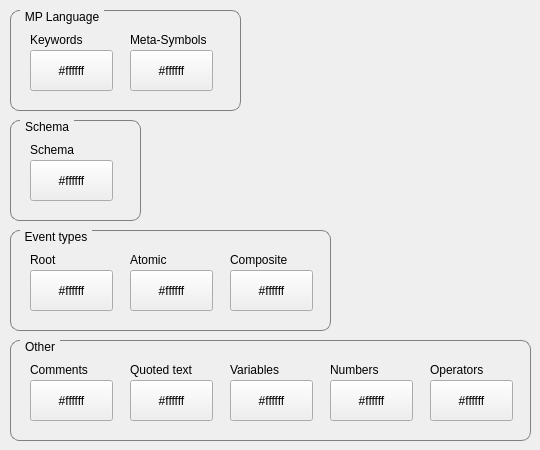
   <widget class="QWidget" name="code_editor_tab">
    <attribute name="title">
     <string>Code Editor</string>
    </attribute>
    <widget class="QGroupBox" name="groupBox_13">
     <property name="geometry">
      <rect>
       <x>10</x>
       <y>10</y>
       <width>231</width>
       <height>101</height>
      </rect>
     </property>
     <property name="styleSheet">
      <string notr="true">QGroupBox {
    border: 1px solid gray;
    border-radius: 9px;
    margin-top: 0.5em;
}

QGroupBox::title {
    subcontrol-origin: margin;
    left: 10px;
    padding: 0 3px 0 3px;
}</string>
     </property>
     <property name="title">
      <string>MP Language</string>
     </property>
     <widget class="QPushButton" name="code_editor_keyword_color_pb">
      <property name="geometry">
       <rect>
        <x>20</x>
        <y>40</y>
        <width>83</width>
        <height>41</height>
       </rect>
      </property>
      <property name="text">
       <string>#ffffff</string>
      </property>
     </widget>
     <widget class="QPushButton" name="code_editor_meta_symbol_color_pb">
      <property name="geometry">
       <rect>
        <x>120</x>
        <y>40</y>
        <width>83</width>
        <height>41</height>
       </rect>
      </property>
      <property name="text">
       <string>#ffffff</string>
      </property>
     </widget>
     <widget class="QLabel" name="label_21">
      <property name="geometry">
       <rect>
        <x>20</x>
        <y>20</y>
        <width>91</width>
        <height>20</height>
       </rect>
      </property>
      <property name="text">
       <string>Keywords</string>
      </property>
     </widget>
     <widget class="QLabel" name="label_29">
      <property name="geometry">
       <rect>
        <x>120</x>
        <y>20</y>
        <width>101</width>
        <height>20</height>
       </rect>
      </property>
      <property name="text">
       <string>Meta-Symbols</string>
      </property>
     </widget>
    </widget>
    <widget class="QGroupBox" name="groupBox_14">
     <property name="geometry">
      <rect>
       <x>10</x>
       <y>230</y>
       <width>321</width>
       <height>101</height>
      </rect>
     </property>
     <property name="styleSheet">
      <string notr="true">QGroupBox {
    border: 1px solid gray;
    border-radius: 9px;
    margin-top: 0.5em;
}

QGroupBox::title {
    subcontrol-origin: margin;
    left: 10px;
    padding: 0 3px 0 3px;
}</string>
     </property>
     <property name="title">
      <string>Event types</string>
     </property>
     <widget class="QPushButton" name="code_editor_atomic_color_pb">
      <property name="geometry">
       <rect>
        <x>120</x>
        <y>40</y>
        <width>83</width>
        <height>41</height>
       </rect>
      </property>
      <property name="text">
       <string>#ffffff</string>
      </property>
     </widget>
     <widget class="QLabel" name="label_54">
      <property name="geometry">
       <rect>
        <x>220</x>
        <y>20</y>
        <width>91</width>
        <height>20</height>
       </rect>
      </property>
      <property name="text">
       <string>Composite</string>
      </property>
     </widget>
     <widget class="QPushButton" name="code_editor_composite_color_pb">
      <property name="geometry">
       <rect>
        <x>220</x>
        <y>40</y>
        <width>83</width>
        <height>41</height>
       </rect>
      </property>
      <property name="text">
       <string>#ffffff</string>
      </property>
     </widget>
     <widget class="QPushButton" name="code_editor_root_color_pb">
      <property name="geometry">
       <rect>
        <x>20</x>
        <y>40</y>
        <width>83</width>
        <height>41</height>
       </rect>
      </property>
      <property name="text">
       <string>#ffffff</string>
      </property>
     </widget>
     <widget class="QLabel" name="label_38">
      <property name="geometry">
       <rect>
        <x>120</x>
        <y>20</y>
        <width>91</width>
        <height>20</height>
       </rect>
      </property>
      <property name="text">
       <string>Atomic</string>
      </property>
     </widget>
     <widget class="QLabel" name="label_47">
      <property name="geometry">
       <rect>
        <x>20</x>
        <y>20</y>
        <width>91</width>
        <height>20</height>
       </rect>
      </property>
      <property name="text">
       <string>Root</string>
      </property>
     </widget>
    </widget>
    <widget class="QGroupBox" name="groupBox_15">
     <property name="geometry">
      <rect>
       <x>10</x>
       <y>340</y>
       <width>521</width>
       <height>101</height>
      </rect>
     </property>
     <property name="styleSheet">
      <string notr="true">QGroupBox {
    border: 1px solid gray;
    border-radius: 9px;
    margin-top: 0.5em;
}

QGroupBox::title {
    subcontrol-origin: margin;
    left: 10px;
    padding: 0 3px 0 3px;
}</string>
     </property>
     <property name="title">
      <string>Other</string>
     </property>
     <widget class="QPushButton" name="code_editor_variable_color_pb">
      <property name="geometry">
       <rect>
        <x>220</x>
        <y>40</y>
        <width>83</width>
        <height>41</height>
       </rect>
      </property>
      <property name="text">
       <string>#ffffff</string>
      </property>
     </widget>
     <widget class="QPushButton" name="code_editor_quoted_text_color_pb">
      <property name="geometry">
       <rect>
        <x>120</x>
        <y>40</y>
        <width>83</width>
        <height>41</height>
       </rect>
      </property>
      <property name="text">
       <string>#ffffff</string>
      </property>
     </widget>
     <widget class="QPushButton" name="code_editor_comment_color_pb">
      <property name="geometry">
       <rect>
        <x>20</x>
        <y>40</y>
        <width>83</width>
        <height>41</height>
       </rect>
      </property>
      <property name="text">
       <string>#ffffff</string>
      </property>
     </widget>
     <widget class="QLabel" name="label_26">
      <property name="geometry">
       <rect>
        <x>220</x>
        <y>20</y>
        <width>91</width>
        <height>20</height>
       </rect>
      </property>
      <property name="text">
       <string>Variables</string>
      </property>
     </widget>
     <widget class="QLabel" name="label_28">
      <property name="geometry">
       <rect>
        <x>120</x>
        <y>20</y>
        <width>101</width>
        <height>20</height>
       </rect>
      </property>
      <property name="text">
       <string>Quoted text</string>
      </property>
     </widget>
     <widget class="QLabel" name="label_19">
      <property name="geometry">
       <rect>
        <x>20</x>
        <y>20</y>
        <width>91</width>
        <height>20</height>
       </rect>
      </property>
      <property name="text">
       <string>Comments</string>
      </property>
     </widget>
     <widget class="QPushButton" name="code_editor_operator_color_pb">
      <property name="geometry">
       <rect>
        <x>420</x>
        <y>40</y>
        <width>83</width>
        <height>41</height>
       </rect>
      </property>
      <property name="text">
       <string>#ffffff</string>
      </property>
     </widget>
     <widget class="QLabel" name="label_27">
      <property name="geometry">
       <rect>
        <x>420</x>
        <y>20</y>
        <width>91</width>
        <height>20</height>
       </rect>
      </property>
      <property name="text">
       <string>Operators</string>
      </property>
     </widget>
     <widget class="QLabel" name="label_30">
      <property name="geometry">
       <rect>
        <x>320</x>
        <y>20</y>
        <width>91</width>
        <height>20</height>
       </rect>
      </property>
      <property name="text">
       <string>Numbers</string>
      </property>
     </widget>
     <widget class="QPushButton" name="code_editor_number_color_pb">
      <property name="geometry">
       <rect>
        <x>320</x>
        <y>40</y>
        <width>83</width>
        <height>41</height>
       </rect>
      </property>
      <property name="text">
       <string>#ffffff</string>
      </property>
     </widget>
    </widget>
    <widget class="QGroupBox" name="groupBox_16">
     <property name="geometry">
      <rect>
       <x>10</x>
       <y>120</y>
       <width>131</width>
       <height>101</height>
      </rect>
     </property>
     <property name="styleSheet">
      <string notr="true">QGroupBox {
    border: 1px solid gray;
    border-radius: 9px;
    margin-top: 0.5em;
}

QGroupBox::title {
    subcontrol-origin: margin;
    left: 10px;
    padding: 0 3px 0 3px;
}</string>
     </property>
     <property name="title">
      <string>Schema</string>
     </property>
     <widget class="QPushButton" name="code_editor_schema_color_pb">
      <property name="geometry">
       <rect>
        <x>20</x>
        <y>40</y>
        <width>83</width>
        <height>41</height>
       </rect>
      </property>
      <property name="text">
       <string>#ffffff</string>
      </property>
     </widget>
     <widget class="QLabel" name="label_57">
      <property name="geometry">
       <rect>
        <x>20</x>
        <y>20</y>
        <width>91</width>
        <height>20</height>
       </rect>
      </property>
      <property name="text">
       <string>Schema</string>
      </property>
     </widget>
    </widget>
   </widget>
